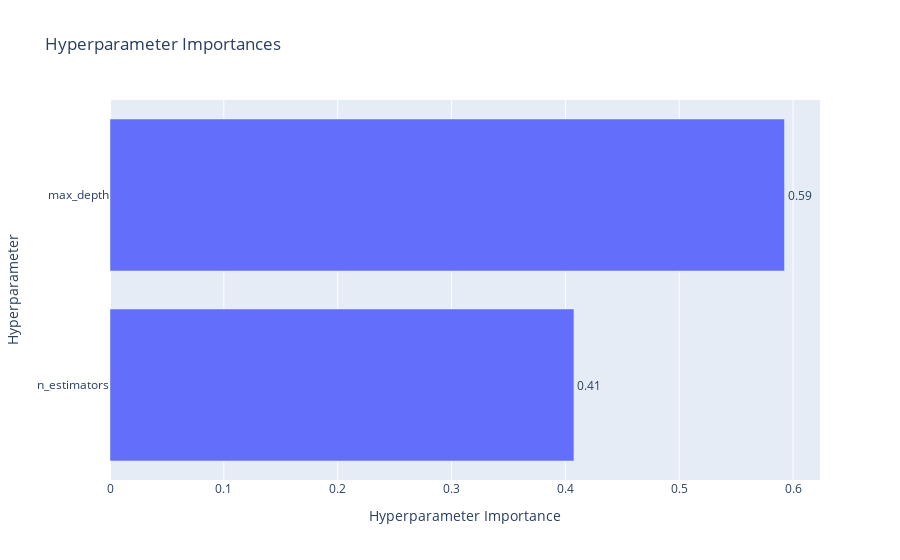

Source (notebook cell):
### Code cell
# 5. Hyperparameter Importance
plot_param_importances(study).show()

### Figure 1 — Plotly figure (JSON) as saved in the notebook; plotly's stock layout.template omitted (floating-point values rounded to 4 significant figures)
{"data": [{"cliponaxis": false, "hovertemplate": ["n_estimators (IntDistribution): 0.4075246584157766<extra></extra>", "max_depth (IntDistribution): 0.5924753415842233<extra></extra>"], "name": "Objective Value", "orientation": "h", "text": ["0.41", "0.59"], "textposition": "outside", "type": "bar", "x": [0.4075, 0.5925], "y": ["n_estimators", "max_depth"]}], "layout": {"title": {"text": "Hyperparameter Importances"}, "xaxis": {"title": {"text": "Hyperparameter Importance"}}, "yaxis": {"title": {"text": "Hyperparameter"}}}}
